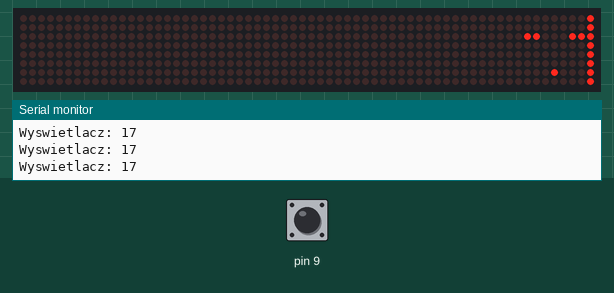
Recording of a sketch running on a simulated Arduino Uno, built with avr-gcc and run on an emulated ATmega328P. On the bench: 64×8 LED matrix, the last lines printed to the serial monitor. The inputs (shaded band) are chosen by the test bench; at power-on: pin 9 HIGH. Random numbers use the default seed unless the sketch sets one.

Above: at 1.2 s.
1.3 s: pin 9 pulled LOW for 0.15 s
At 1.9 s:
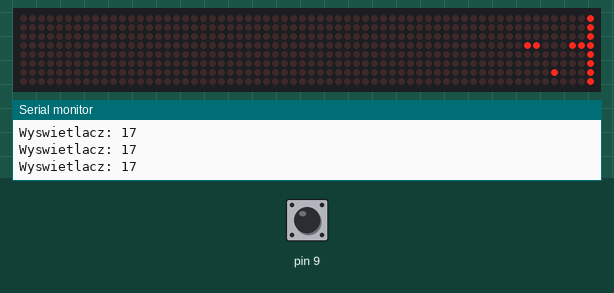
4.4 s: pin 9 pulled LOW for 1 s
At 5.4 s:
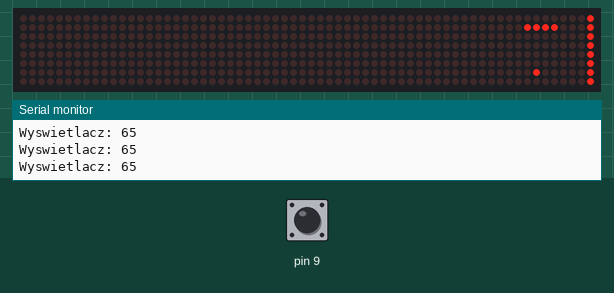
6.0 s: pin 9 pulled LOW for 0.15 s
At 6.52 s:
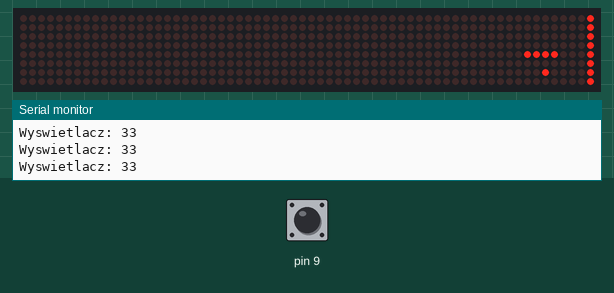
6.7 s: pin 9 pulled LOW for 3.2 s
At 11.1 s:
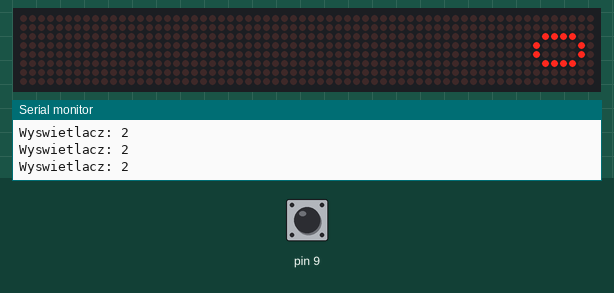
11.4 s: pin 9 pulled LOW for 0.15 s
At 12.04 s:
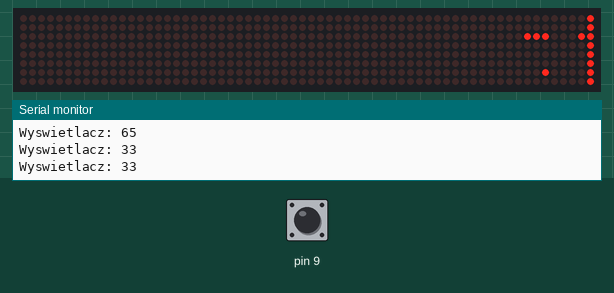
12.1 s: pin 9 pulled LOW for 1 s
At 15.8 s:
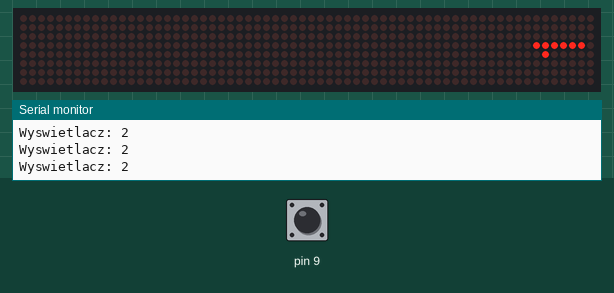
Timing chart, 0 to 16.5 s (numbered marks = the images above; inputs shaded):
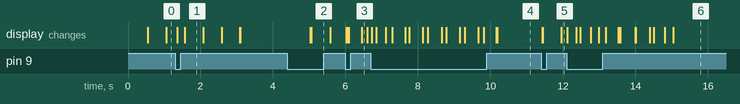

The sketch:

sketch_jan14a.ino
```cpp
#include <LedControl.h>

int DIN = 12;
int CS =  11;
int CLK = 10;
int pozycjaPrzeszkody = 0;
int przyspieszenie = 500;
int pozycjaGracza = 4;
unsigned long czas = 0;
int wysokoscGracza = 6;
int wysokoscPrzeszkody[4]={199,227,143,241};
int przeszkoda=0;
bool over = false;
bool in = false;
int wynik = 0;
int koniecEtap = 0;
unsigned long zapamietanyCzas = 0;
unsigned long zapamietanyCzas2 = 0;
unsigned long zapamietanyCzas3 = 0;
unsigned long zapamietanyCzas4 = 0;
unsigned long roznicaCzasu = 0;
unsigned long roznicaCzasu2 = 0;
unsigned long roznicaCzasu3 = 0;
unsigned long roznicaCzasu4 = 0;

byte gameOver[8];
byte gra[8];

byte zero[8] = {0, 0, 60, 66, 66, 60, 0, 0};
byte jeden[8] = {0, 0, 0, 126, 32, 0, 0, 0};
byte dwa[8]={0, 0, 114, 82, 82, 94, 0, 0};
byte trzy[8] = {0, 0, 126, 82, 82, 82, 0, 0};
byte cztery[8] = {0, 0, 126, 16, 16, 112, 0, 0};
byte piec[8] = {0, 0, 94, 82, 82, 114, 0, 0};
byte szesc[8] = {0, 0, 94, 82, 82, 126, 0, 0};
byte siedem[8] = {0, 0, 96, 94, 64, 64, 0, 0};
byte osiem[8] = {0, 0, 126, 82, 82, 126, 0, 0};
byte dziewiec[8] = {0, 0, 126, 82, 82, 114, 0, 0};
byte wiecej[8] = {16, 56, 16, 0, 126, 82, 82, 114};

LedControl lc = LedControl(DIN,CLK,CS,0);

void setup()
{
  pinMode(9, INPUT_PULLUP);
  lc.shutdown(0,false);
  lc.setIntensity(0,10);
  lc.clearDisplay(0);
  Serial.begin(9600);
}

void loop()
{
  czas = millis();

  //if(digitalRead(9)==HIGH)
  //{
  //  Serial.println("out");
  //}
  //else
  //{
  //  Serial.println("in");
  //}

  //Serial.print("Wysokosc gracza: ");
  //Serial.println(wysokoscGracza);

  //Serial.print("Pozycja gracza: ");
  //Serial.println(pozycjaGracza);

  //Serial.print("Przeszkoda: ");
  //Serial.println(przeszkoda);

  Serial.print("Wyswietlacz: ");
  Serial.println(gra[6]);

  pozycjaGracza = lround(pow(2,wysokoscGracza));

  if(!over)
  {
    if(pozycjaPrzeszkody==0)
    {
      gra[0]=wysokoscPrzeszkody[przeszkoda];
    }
    else
    {
      gra[0]=1;
    }
    if(pozycjaPrzeszkody==1)
    {
      gra[1]=wysokoscPrzeszkody[przeszkoda];
    }
    else
    {
      gra[1]=1;
    }
    if(pozycjaPrzeszkody==2)
    {
      gra[2]=wysokoscPrzeszkody[przeszkoda];
    }
    else
    {
      gra[2]=1;
    }
    if(pozycjaPrzeszkody==3)
    {
      gra[3]=wysokoscPrzeszkody[przeszkoda];
    }
    else
    {
      gra[3]=1;
    }
    if(pozycjaPrzeszkody==4)
    {
      gra[4]=wysokoscPrzeszkody[przeszkoda];
    }
    else
    {
      gra[4]=1;
    }
    if(pozycjaPrzeszkody==5)
    {
      gra[5]=wysokoscPrzeszkody[przeszkoda];
    }
    else
    {
      gra[5]=1;
    }
    if(pozycjaPrzeszkody==6)
    {
      gra[6]=wysokoscPrzeszkody[przeszkoda]+pozycjaGracza;
      switch(przeszkoda)
      {
        case 0:
          if(gra[6]!=231 && gra[6]!=215 && gra[6]!=207)
          {
            over=true;
          }
        break;
        case 1:
          if(gra[6]!=243 && gra[6]!=235 && gra[6]!=231)
          {
            over=true;
          }
        break;
        case 2:
          if(gra[6]!=159 && gra[6]!=207 && gra[6]!=175)
          {
            over=true;
          }
        break;
        case 3:
          if(gra[6]!=249 && gra[6]!=245 && gra[6]!=243)
          {
            over=true;
          }
        break;
      }
    }
    else
    {
      gra[6]=pozycjaGracza+1;
    }
    if(pozycjaPrzeszkody==7)
    {
      gra[7]=wysokoscPrzeszkody[przeszkoda];
    }
    else
    {
      gra[7]=1;
    }
    printByte(gra);

    if(wysokoscGracza == 0)
    {
      over = true;
    }

    roznicaCzasu = czas - zapamietanyCzas;
    roznicaCzasu2 = czas - zapamietanyCzas2;
    roznicaCzasu3 = czas - zapamietanyCzas3;

    if(roznicaCzasu2 >= 6000 && przyspieszenie>100)
    {
      zapamietanyCzas2 = czas;
      przyspieszenie-=100;
    }

    if (roznicaCzasu >= przyspieszenie)
    {
      zapamietanyCzas = czas;
      if(wysokoscGracza>0)
      {
        pozycjaPrzeszkody+=1;
        if(pozycjaPrzeszkody>7)
        {
          przeszkoda=random(4);
          wynik+=1;
          pozycjaPrzeszkody=0;
        }
      }
    }

    if(roznicaCzasu3 >= 500)
    {
      zapamietanyCzas3=czas;
      if(wysokoscGracza>0)
      {
        wysokoscGracza-=1;
      }
    }

    if(digitalRead(9)==LOW && in==false && wysokoscGracza<7)
    {
      wysokoscGracza+=1;
      in=true;
    }

    if(digitalRead(9)==HIGH)
    {
      in=false;
    }

    roznicaCzasu4=0;
    zapamietanyCzas4=0;
    koniecEtap=0;
  }
  else
  {
    if(koniecEtap!=1)
    {
      roznicaCzasu4 = czas - zapamietanyCzas4;

      if(roznicaCzasu4 >= 5000)
      {
        zapamietanyCzas4 = czas;
        koniecEtap+=1;
      }
    }

    if(koniecEtap==0)
    {
      gameOver[0]=129;
      gameOver[1]=66;
      gameOver[2]=36;
      gameOver[3]=24;
      gameOver[4]=24;
      gameOver[5]=36;
      gameOver[6]=66;
      gameOver[7]=129;
      printByte(gameOver);
    }
    if(koniecEtap==1)
    {
      switch(wynik)
      {
        case 0:
          printByte(zero);
        break;
        case 1:
          printByte(jeden);
        break;
        case 2:
          printByte(dwa);
        break;
        case 3:
          printByte(trzy);
        break;
        case 4:
          printByte(cztery);
        break;
        case 5:
          printByte(piec);
        break;
        case 6:
          printByte(szesc);
        break;
        case 7:
          printByte(siedem);
        break;
        case 8:
          printByte(osiem);
        break;
        case 9:
          printByte(dziewiec);
        break;
        default:
          printByte(wiecej);
        break;
      }

      if(digitalRead(9)==LOW)
      {
        pozycjaGracza=4;
        wysokoscGracza=6;
        przyspieszenie=500;
        pozycjaPrzeszkody=0;
        wynik=0;
        przeszkoda=random(4);
        czas=0;
        over=false;
      }
    }
  }
}

void printByte(byte character [])
{
  int i = 0;
  for(i=0;i<8;i++)
  {
    lc.setRow(0,i,character[i]);
  }
}
```

Measured:
- after the input at 11.4 s, the display: first changes at once (image 5 shows a later state)
- what the display in image 1 shows lasts 0.5 s, from 1.6 s to 2.1 s
